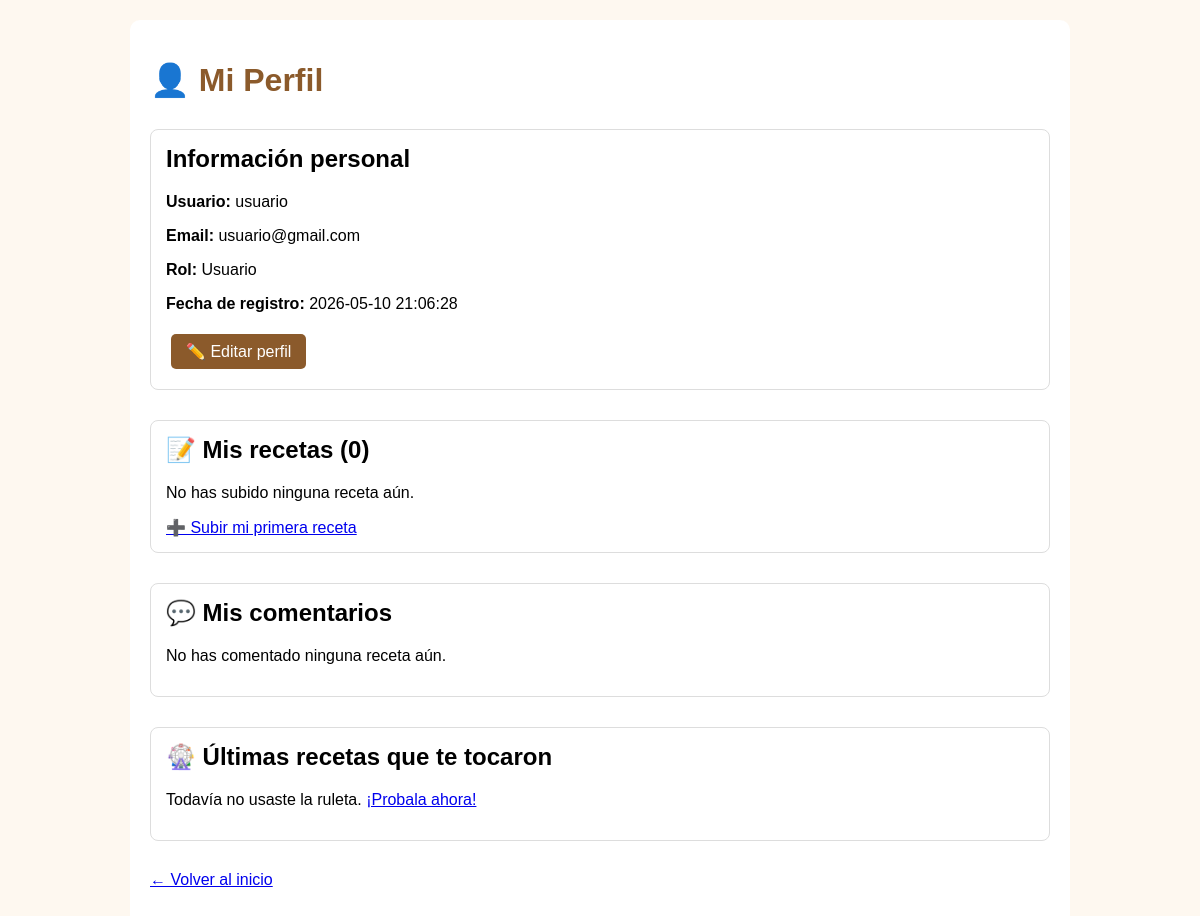
Page /proyecto_postres/perfil.php (signed in) on the earlier database version.
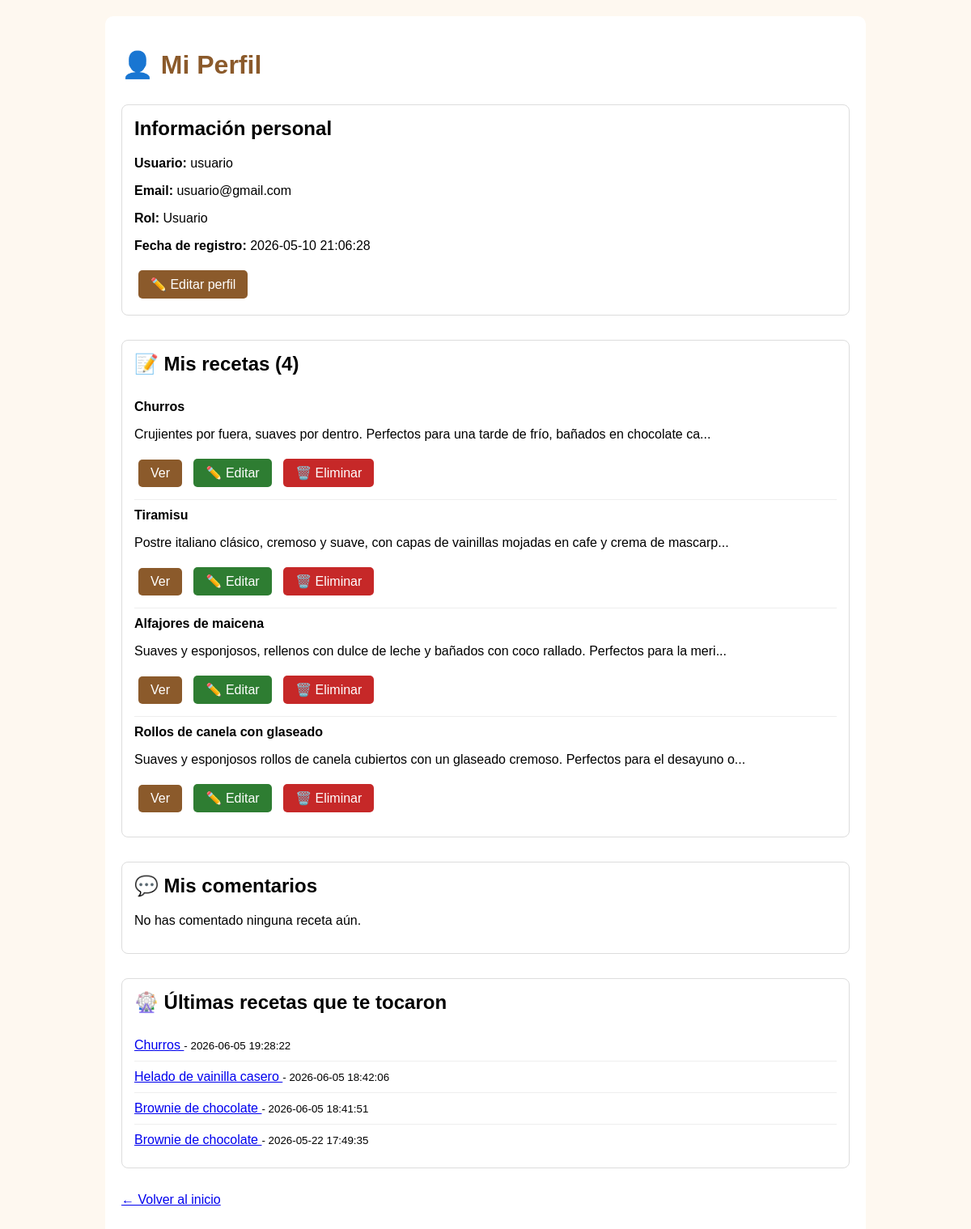
Same page on the later database version.
### tables this page shows
CREATE TABLE `recetas` (
  `id` int(11) NOT NULL,
  `titulo` varchar(100) NOT NULL,
  `descripcion` text DEFAULT NULL,
  `ingredientes` text NOT NULL,
  `instrucciones` text NOT NULL,
  `tiempo_preparacion` int(11) DEFAULT NULL,
  `dificultad` enum('Fácil','Media','Difícil') NOT NULL DEFAULT 'Fácil',
  `imagen_url` varchar(255) DEFAULT NULL,
  `categoria_id` int(11) DEFAULT NULL,
  `usuario_id` int(11) DEFAULT NULL,
  `fecha_creacion` timestamp NOT NULL DEFAULT current_timestamp(),
  `votos_total` int(11) DEFAULT 0,
  `votos_count` int(11) DEFAULT 0
);

CREATE TABLE `ruleta_historial` (
  `id` int(11) NOT NULL,
  `usuario_id` int(11) DEFAULT NULL,
  `receta_id` int(11) DEFAULT NULL,
  `fecha_seleccion` timestamp NOT NULL DEFAULT current_timestamp()
);

### proyecto_postres/perfil.php (the view, shortened to what this page needs)
<?php
require_once 'conexion.php';
$usuario_id = $_SESSION['usuario_id'];
$sql_usuario = "SELECT * FROM usuarios WHERE id = $usuario_id";
$usuario = $conn->query($sql_usuario)->fetch_assoc();
$sql_recetas = "SELECT * FROM recetas WHERE usuario_id = $usuario_id ORDER BY fecha_creacion DESC";
$mis_recetas = $conn->query($sql_recetas);
$sql_comentarios = "SELECT c.*, r.titulo as receta_titulo
                    FROM comentarios c
                    JOIN recetas r ON c.receta_id = r.id
                    WHERE c.usuario_id = $usuario_id
                    ORDER BY c.fecha DESC LIMIT 10";
$mis_comentarios = $conn->query($sql_comentarios);
$sql_ruleta = "SELECT rh.*, r.titulo
               FROM ruleta_historial rh
               JOIN recetas r ON rh.receta_id = r.id
               WHERE rh.usuario_id = $usuario_id
               ORDER BY rh.fecha_seleccion DESC LIMIT 10";
$historial_ruleta = $conn->query($sql_ruleta);
?>
<!DOCTYPE html>
<html>
<head>
</head>
<body>
<div class="container">
    <h1>👤 Mi Perfil</h1>
    <div class="seccion">
        <h2>Información personal</h2>
        <p><strong>Usuario:</strong> <?php echo $usuario['nombre_usuario']; ?></p>
        <p><strong>Email:</strong> <?php echo $usuario['email']; ?></p>
        <p><strong>Rol:</strong>
            <?php if($usuario['rol'] == 'admin'): ?>
                <span class="admin-badge">Administrador</span>
            <?php else: ?>
                Usuario
            <?php endif; ?>
        </p>
        <p><strong>Fecha de registro:</strong> <?php echo $usuario['fecha_registro']; ?></p>
        <a href="editar_perfil.php" class="btn">✏️ Editar perfil</a>
    </div>
    <div class="seccion">
        <h2>📝 Mis recetas (<?php echo $mis_recetas->num_rows; ?>)</h2>
        <?php if($mis_recetas->num_rows > 0): ?>
            <?php while($receta = $mis_recetas->fetch_assoc()): ?>
                <div class="receta">
                    <strong><?php echo htmlspecialchars($receta['titulo']); ?></strong>
                    <p><?php echo substr(htmlspecialchars($receta['descripcion']), 0, 100); ?>...</p>
                    <a href="receta_detalle.php?id=<?php echo $receta['id']; ?>" class="btn">Ver</a>
                    <a href="receta_detalle.php?id=<?php echo $receta['id']; ?>" class="btn btn-editar">✏️ Editar</a>
                    <a href="perfil.php?eliminar=<?php echo $receta['id']; ?>" class="btn btn-eliminar" onclick="return confirm('¿Eliminar esta receta?')">🗑️ Eliminar</a>
                </div>
            <?php endwhile; ?>
        <?php else: ?>
            <p>No has subido ninguna receta aún.</p>
            <a href="subir_receta.php">➕ Subir mi primera receta</a>
        <?php endif; ?>
    </div>
    <div class="seccion">
        <h2>💬 Mis comentarios</h2>
        <?php if($mis_comentarios->num_rows > 0): ?>
            <?php while($comentario = $mis_comentarios->fetch_assoc()): ?>
                <div class="receta">
                    <p><strong>En: <?php echo htmlspecialchars($comentario['receta_titulo']); ?></strong></p>
                    <p><?php echo htmlspecialchars($comentario['contenido']); ?></p>
                    <small><?php echo $comentario['fecha']; ?></small>
                </div>
            <?php endwhile; ?>
        <?php else: ?>
            <p>No has comentado ninguna receta aún.</p>
        <?php endif; ?>
    </div>
    <div class="seccion">
        <h2>🎡 Últimas recetas que te tocaron</h2>
        <?php if($historial_ruleta->num_rows > 0): ?>
            <?php while($item = $historial_ruleta->fetch_assoc()): ?>
                <div class="receta">
                    <a href="receta_detalle.php?id=<?php echo $item['receta_id']; ?>">
                        <?php echo htmlspecialchars($item['titulo']); ?>
                    </a>
                    <small> - <?php echo $item['fecha_seleccion']; ?></small>
                </div>
            <?php endwhile; ?>
        <?php else: ?>
            <p>Todavía no usaste la ruleta. <a href="ruleta.php">¡Probala ahora!</a></p>
        <?php endif; ?>
    </div>
    <p><a href="index.php">← Volver al inicio</a></p>
</div>
</body>
</html>

Differences in the rows shown:
added recetas: titulo "Churros", descripcion "Crujientes por fuera, suaves por dentro. Perfectos para una tarde de frío, bañados en chocolate ca"
added recetas: titulo "Tiramisu", descripcion "Postre italiano clásico, cremoso y suave, con capas de vainillas mojadas en cafe y crema de mascarp"
added recetas: titulo "Alfajores de maicena", descripcion "Suaves y esponjosos, rellenos con dulce de leche y bañados con coco rallado. Perfectos para la meri"
added recetas: titulo "Rollos de canela con glaseado", descripcion "Suaves y esponjosos rollos de canela cubiertos con un glaseado cremoso. Perfectos para el desayuno o"
added ruleta_historial: receta.titulo "Churros", fecha_seleccion "2026-06-05 19:28:22"
added ruleta_historial: receta.titulo "Helado de vainilla casero", fecha_seleccion "2026-06-05 18:42:06"
added ruleta_historial: receta.titulo "Brownie de chocolate", fecha_seleccion "2026-06-05 18:41:51"
added ruleta_historial: receta.titulo "Brownie de chocolate", fecha_seleccion "2026-05-22 17:49:35"
Other differences:
$mis_recetas->num_rows: "0" → "4"
text no longer shown: "No has subido ninguna receta aún. ➕ Subir mi primera receta Todavía no usaste la ruleta. ¡Probala ahora!"
